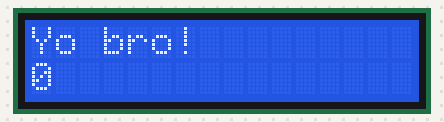
Simulated run of this sketch. Board: Arduino Uno, built with avr-gcc and run on an emulated ATmega328P. On the bench: 16×2 character LCD.

Above: at 0.1 s.
At 4.1 s:
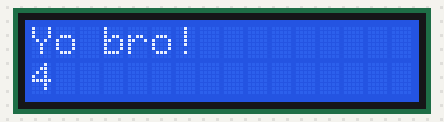
At 9.1 s:
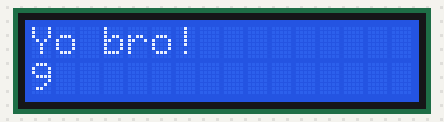
At 19.1 s:
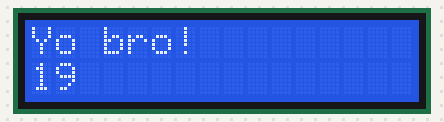
At 29.1 s:
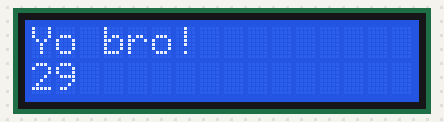
At 39.1 s:
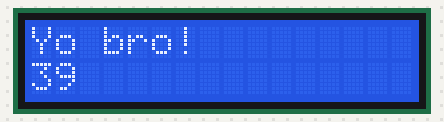

Measured:
- what the display in image 1 shows lasts 1.0 s, from 4.0 s to 5.0 s

The sketch:

LCDTest1.ino
```cpp
/*
  Use LiquidCrystal Library and a 16x2 LCD display.
  The circuit:
 * LCD RS pin to digital pin 12
 * LCD Enable pin to digital pin 11
 * LCD D4 pin to digital pin 5
 * LCD D5 pin to digital pin 4
 * LCD D6 pin to digital pin 3
 * LCD D7 pin to digital pin 2
 * LCD R/W pin to ground
 * LCD VSS pin to ground
 * LCD VCC pin to 5V
 * 10K resistor:
 * ends to +5V and ground
 * wiper to LCD VO pin (pin 3)

*/
#include <LiquidCrystal.h>

// initialize the library with the numbers of the interface pins
LiquidCrystal lcd(12, 11, 5, 4, 3, 2);

void setup() {
  // set up the LCD's number of columns and rows:
  lcd.begin(16, 2);
  // Print a message to the LCD.
  lcd.print("Yo bro!");
}

void loop() {
  // set the cursor to column 0, line 1
  // (note: line 1 is the second row, since counting begins with 0):
  lcd.setCursor(0, 1);
  // print the number of seconds since reset:
  lcd.print(millis() / 1000);
}
```
